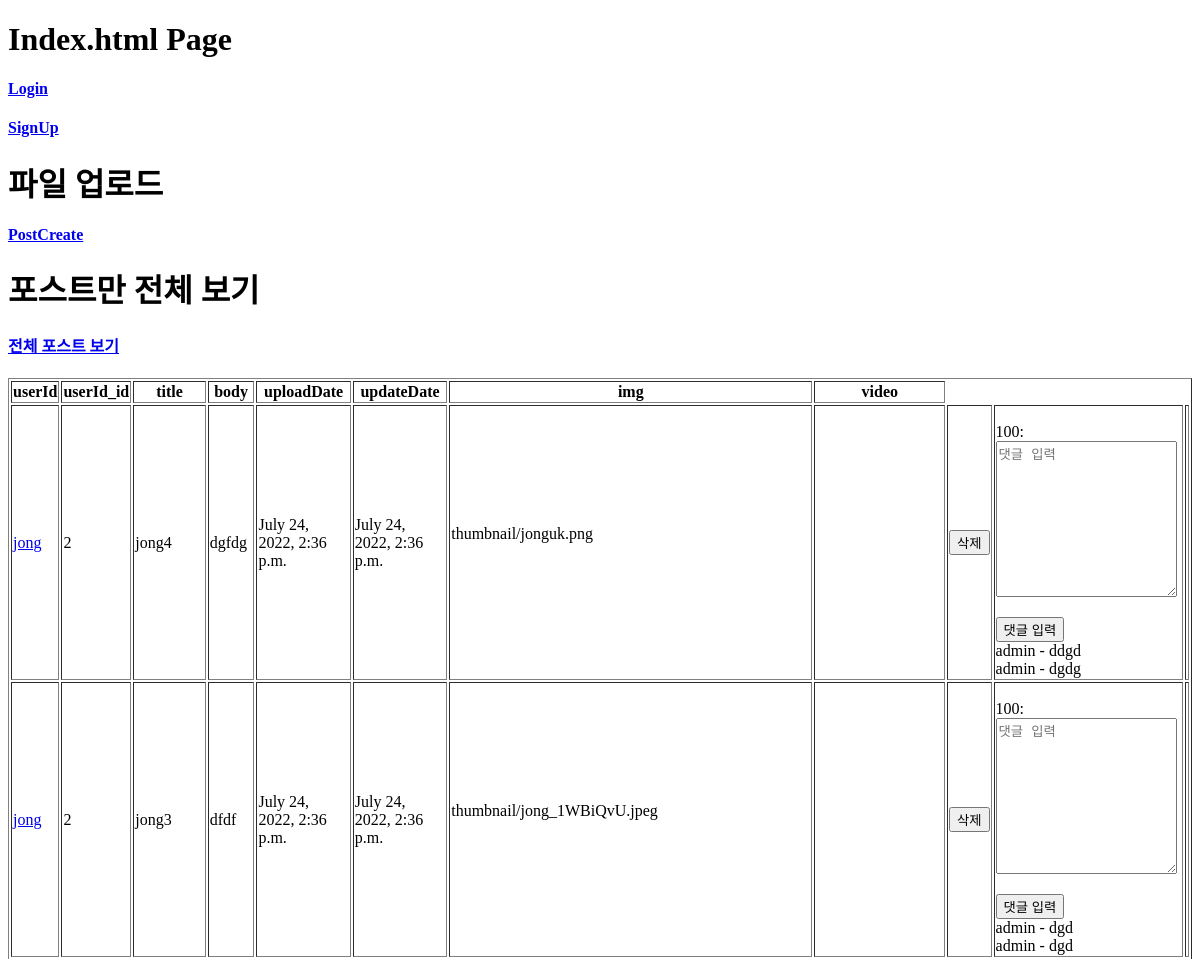
Before: / (upper part) with the older database file.
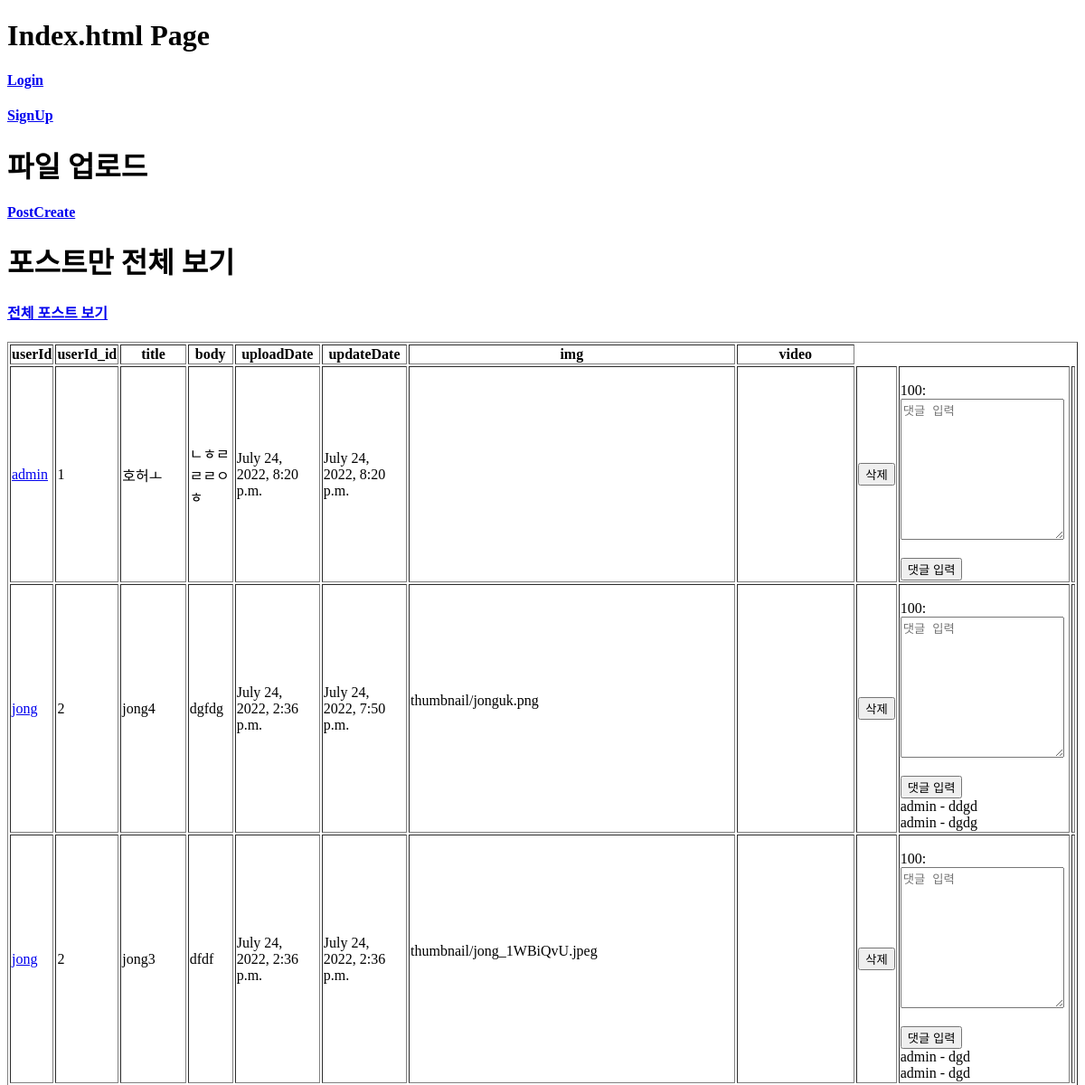
After: the same page with the newer database file.
### danceapp/models.py (models this page shows, shortened)
class Post(models.Model):
    userId = models.ForeignKey(User, on_delete=models.CASCADE) # 회원ID # User 모델의 pk를 가져옴
    title = models.CharField(max_length=200) # 제목
    body = models.TextField() # 게시물 설명
    uploadDate = models.DateTimeField(auto_now_add=True) # 업로드 시간
    updateDate = models.DateTimeField(auto_now=True) # 수정 시간
    photo = models.ImageField(blank=True, null=True, upload_to='thumbnail') # 썸네일 # upload_to : static/blog_photo 로 저장해줘
    video = models.FileField(blank=True, null=True, upload_to='video') # 배포시에는 models.FilePathField()사용
    genreName = models.ForeignKey(Genre, null=True, on_delete=models.CASCADE) # 장르

class Comment(models.Model):
    comment = models.TextField(100)
    date = models.DateTimeField(auto_now_add=True)
    post = models.ForeignKey(Post, null=True, blank=True, on_delete=models.CASCADE)
    userId = models.ForeignKey(User, on_delete=models.CASCADE)
    def __str__(self):
        return self.comment

### danceapp/views.py (the view)
# urls.py: path('', views.index, name='index'),
def index(request):
    posts = Post.objects.filter().order_by('-updateDate')
    comment_form = CommentForm()
    context = {
        'posts':posts,
        'comment_form':comment_form
    }
    return render(request, 'index.html', context)

### danceapp/forms.py
class CommentForm(forms.ModelForm):
    class Meta:
        model = Comment
        fields = ['comment']
    def __init__(self, *args, **kwargs):
        super(CommentForm, self).__init__(*args, **kwargs)
        self.fields['comment'].widget.attrs = {
            'class': 'form-control',
            'placeholder': "댓글 입력",
            'rows':10
        }

### danceapp/templates/index.html (shortened to what this page needs)
<!DOCTYPE html>
<html lang="en">
<head>
</head>
<body>
    <h1>Index.html Page</h1>
    {% if request.user.is_authenticated %}
    {{request.user}}
    <h4><a href="{% url 'logout' %}">Logout</a></h4>
    {% else %}
    <h4><a href="{% url 'login' %}">Login</a></h4>
    {% endif %}
    <h4><a href="{% url 'signup' %}">SignUp</a></h4>
    <h1>파일 업로드</h1>
    <h4><a href="{% url 'postcreate' %}">PostCreate</a></h4>
    <h1>포스트만 전체 보기</h1>
    <h4><a href="{% url 'showpostall' %}">전체 포스트 보기</a></h4>
    <div>
        <table border="1">
            <tr>
                <th>userId</th>
                <th>userId_id</th>
                <th>title</th>
                <th>body</th>
                <th>uploadDate</th>
                <th>updateDate</th>
                <th>img</th>
                <th>video</th>
            </tr>
            {% for post in posts %}
            <tr>
                <td><a href="{% url 'post_detail' post.userId_id %}">{{ post.userId }}</a></td>
                <td>{{ post.userId_id }}</td>
                <td>{{ post.title }}</td>
                <td>{{ post.body }}</td>
                <td>{{ post.uploadDate }}</td>
                <td>{{ post.updateDate }}</td>
                <td>
                    {% if post.photo %}
                    {{ post.photo }} <br>
                    {% endif %}
                </td>
                <td>
                </td>
                <td>
                    <form action="{% url 'delete_post' post.id %}" method="POST">
                        <input type="submit" name="delete_post" value="삭제">
                    </form>
                </td>
                <td>
                    <form method="POST" action="{% url 'new_comment' post.id %}">
                        {{ comment_form.as_p }}
                        <input type="submit" value="댓글 입력">
                    </form>
                    {% for comment in post.comment_set.all %}
                        {{ comment.userId }} - {{ comment }}
                        <br>
                    {% endfor %}
                </td>
                <td>
                </td>
            </tr>
            {% endfor %}
        </table>
    </div>
</body>
</html>

Changed rows visible on the page:
added Post: userId "admin", userId_id "1", title "호허ㅗ", body "ㄴㅎㄹㄹㄹㅇㅎ", uploadDate "July 24, 2022, 8:20 p.m.", updateDate "July 24, 2022, 8:20 p.m."
changed Post "jong4": updateDate "July 24, 2022, 2:36 p.m." → "July 24, 2022, 7:50 p.m."
